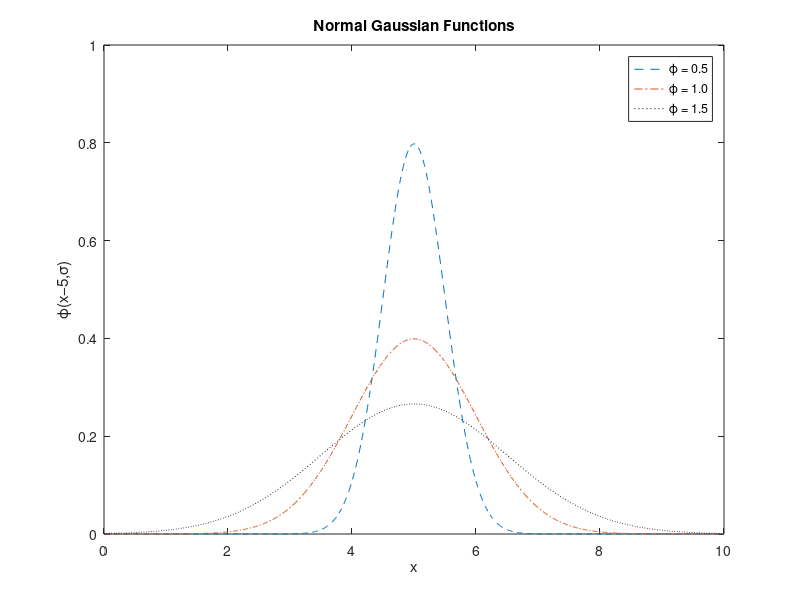

The MATLAB script that drew this image:
x = 0:0.01:10;
mu = 5;

sig_1 = 0.5;
ex_1 = -(x - mu).^2 / (2 * sig_1^2);
graph_1 = exp(ex_1) / (sig_1 * sqrt(2 * pi));


sig_2 = 1.0;
ex_2 = -(x - mu).^2 / (2 * sig_2^2);
graph_2 = exp(ex_2) / (sig_2 * sqrt(2 * pi));

sig_3 = 1.5;
ex_3 = -(x - mu).^2 / (2 * sig_3^2);
graph_3 = exp(ex_3) / (sig_3 * sqrt(2 * pi));


plot(x, graph_1,"--", x, graph_2,"-.", x, graph_3,":k");
hold on
axis([0 10 0 1]);
title("Normal Gaussian Functions");
xlabel("x");
ylabel("ϕ(x−5,σ)");
legend("ϕ = 0.5", "ϕ = 1.0", "ϕ = 1.5");
hold off






